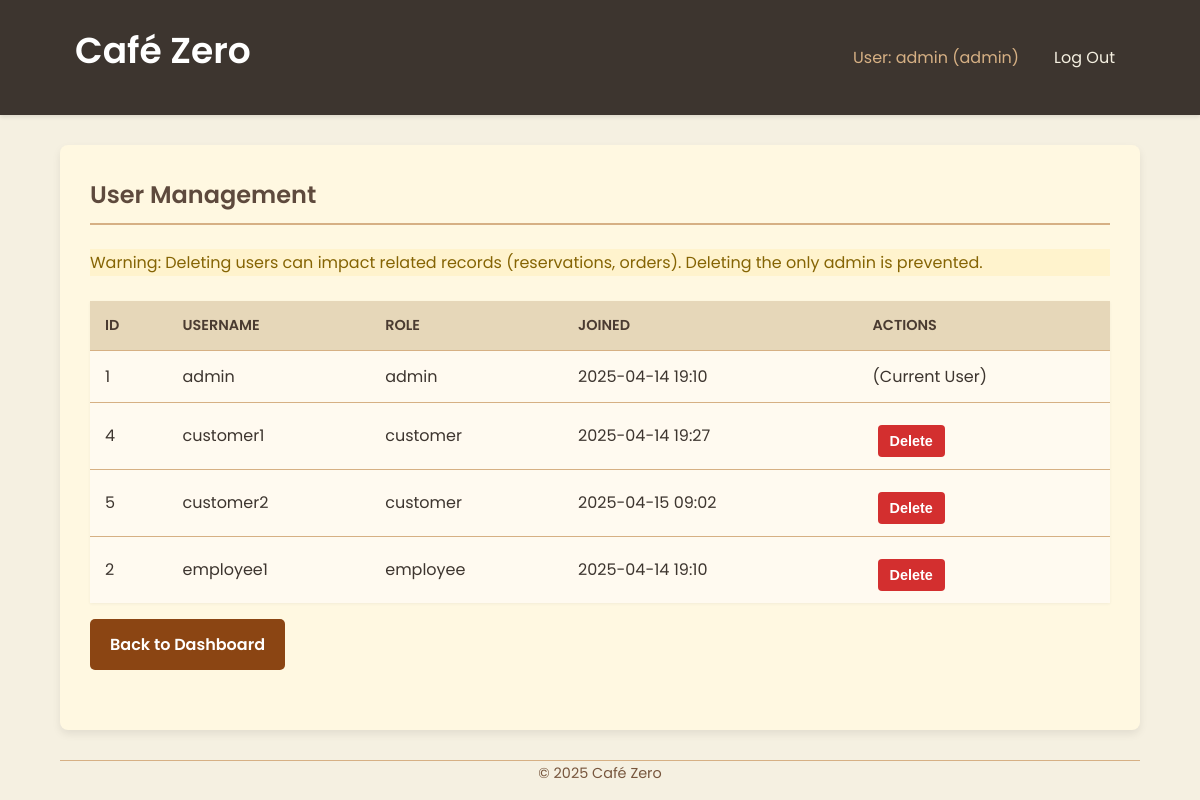
Page /admin/users (signed in) on the committed database.
### tables this page shows
CREATE TABLE users (
            id INTEGER PRIMARY KEY AUTOINCREMENT,
            username TEXT UNIQUE NOT NULL,
            password_hash TEXT NOT NULL,
            role TEXT NOT NULL CHECK(role IN ('customer', 'employee', 'admin')),
            loyalty_points INTEGER DEFAULT 0,
            created_at TIMESTAMP DEFAULT CURRENT_TIMESTAMP
        );

### app.py (the view)
@app.route('/admin/users')
@login_required
@role_required('admin')
def admin_view_users():
    users = []
    db = get_db()
    if not db: return render_template('admin/view_users.html', users=[], error="Database connection failed")
    try:
        cursor = db.execute("SELECT id, username, role, created_at FROM users ORDER BY role, username")
        users = cursor.fetchall()
    except sqlite3.Error as e:
        print(f"DB Error fetching users for admin: {e}")
        flash("Could not fetch user list.", "danger")
    return render_template('admin/view_users.html', users=users)

### app.py (called while the page is built)
def get_db():
    if 'db' not in g:
        try:
            g.db = sqlite3.connect(DATABASE)
            g.db.row_factory = sqlite3.Row # Return rows as dictionary-like objects
            print("Database connection opened.")
        except sqlite3.Error as e:
            print(f"Database connection error: {e}")
            flash("Database connection error. Please try again later.", "danger")
            g.db = None # Ensure db is None if connection failed
    return g.db

@app.context_processor
def inject_current_year():
    return {'current_year': datetime.datetime.now().year}

def login_required(f):
    @wraps(f)
    def decorated_function(*args, **kwargs):
        if 'user_id' not in session:
            flash('Please log in to access this page.', 'warning')
            return redirect(url_for('login'))
        return f(*args, **kwargs)
    return decorated_function

def role_required(required_role):
    def decorator(f):
        @wraps(f)
        def decorated_function(*args, **kwargs):
            if 'user_id' not in session:
                flash('Please log in to access this page.', 'warning')
                return redirect(url_for('login'))
            if session.get('role') != required_role:
                flash(f'You do not have permission to access this page. Requires {required_role} role.', 'danger')
                if 'role' in session:
                     return redirect(url_for(f"{session['role']}_dashboard"))
                else:
                     return redirect(url_for('login'))
            return f(*args, **kwargs)
        return decorated_function
    return decorator

### templates/admin/view_users.html (shortened to what this page needs)
{% extends 'base.html' %}
{% block content %}
  <h2>User Management</h2>
  <p class="flash-warning">Warning: Deleting users can impact related records (reservations, orders). Deleting the only admin is prevented.</p>
  {% if users %}
    <table>
      <thead>
        <tr>
          <th>ID</th>
          <th>Username</th>
          <th>Role</th>
          <th>Joined</th>
          <th>Actions</th>
        </tr>
      </thead>
      <tbody>
        {% for user in users %}
          <tr>
            <td>{{ user['id'] }}</td>
            <td>{{ user['username'] }}</td>
            <td>{{ user['role'] }}</td>
            <td>{{ user['created_at'][:16].replace('T',' ') }}</td>
            <td>
              {% if user['id'] != session['user_id'] %}
                <form action="{{ url_for('admin_delete_user', user_id=user['id']) }}" method="post" style="display: inline;" onsubmit="return confirm('Are you sure you want to delete user {{ user.username }}? This cannot be undone.');">
                    <button type="submit" class="button-delete">Delete</button>
                </form>
              {% else %}
                (Current User)
              {% endif %}
            </td>
          </tr>
        {% endfor %}
      </tbody>
    </table>
  {% else %}
    <p>No users found.</p>
  {% endif %}
  <p><a href="{{ url_for('admin_dashboard') }}" class="button-link mt-2">Back to Dashboard</a></p>
{% endblock %}

### static/style.css (style rules this page uses)
* { box-sizing: border-box; margin: 0; padding: 0; }
body { font-family: 'Poppins', sans-serif; line-height: 1.7; background-color: #f5f0e1; color: #3d352f; display: flex; flex-direction: column; min-height: 100vh; }
h1, h2, h3 { color: #5e4a3d; margin-bottom: 0.8em; font-weight: 600; }
h2 { border-bottom: 2px solid #d6b084; padding-bottom: 0.3em; margin-bottom: 1em; }
p { margin-bottom: 1em; }
a { color: #a0785a; text-decoration: none; transition: color 0.2s ease-in-out; }
form input[type=submit], button, .button-link { background-color: #8b4513; color: white; padding: 12px 20px; border: none; border-radius: 5px; cursor: pointer; font-size: 1em; font-weight: 600; transition: background-color 0.2s ease; text-decoration: none; display: inline-block; margin-top: 10px; margin-right: 10px; }
table { width: 100%; border-collapse: collapse; margin-top: 25px; box-shadow: 0 1px 3px rgba(0,0,0,0.05); background-color: #fffaf0; }
th, td { padding: 12px 15px; text-align: left; border-bottom: 1px solid #d6b084; }
th { background-color: #e6d7b9; font-weight: 600; color: #4a3b31; text-transform: uppercase; font-size: 0.9em; }
tr:last-child td { border-bottom: none; }
.flash-warning { background-color: #fff3cd; color: #856404; border-color: #ffeeba; }
.mt-2 { margin-top: 1rem; }
.button-delete { background-color: #d32f2f; color: white; padding: 8px 12px; border: none; border-radius: 4px; cursor: pointer; font-size: 0.9em; transition: background-color 0.2s ease; margin-left: 5px; }

### rows in the picture
users: id "1", username "admin", role "admin", created_at "2025-04-14 19:10", shows "(Current User)"
users: id "4", username "customer1", role "customer", created_at "2025-04-14 19:27"
users: id "5", username "customer2", role "customer", created_at "2025-04-15 09:02"
users: id "2", username "employee1", role "employee", created_at "2025-04-14 19:10"

### other values in the picture
{{ session['username'] }} "admin"
{{ session['role'] }} "admin"
